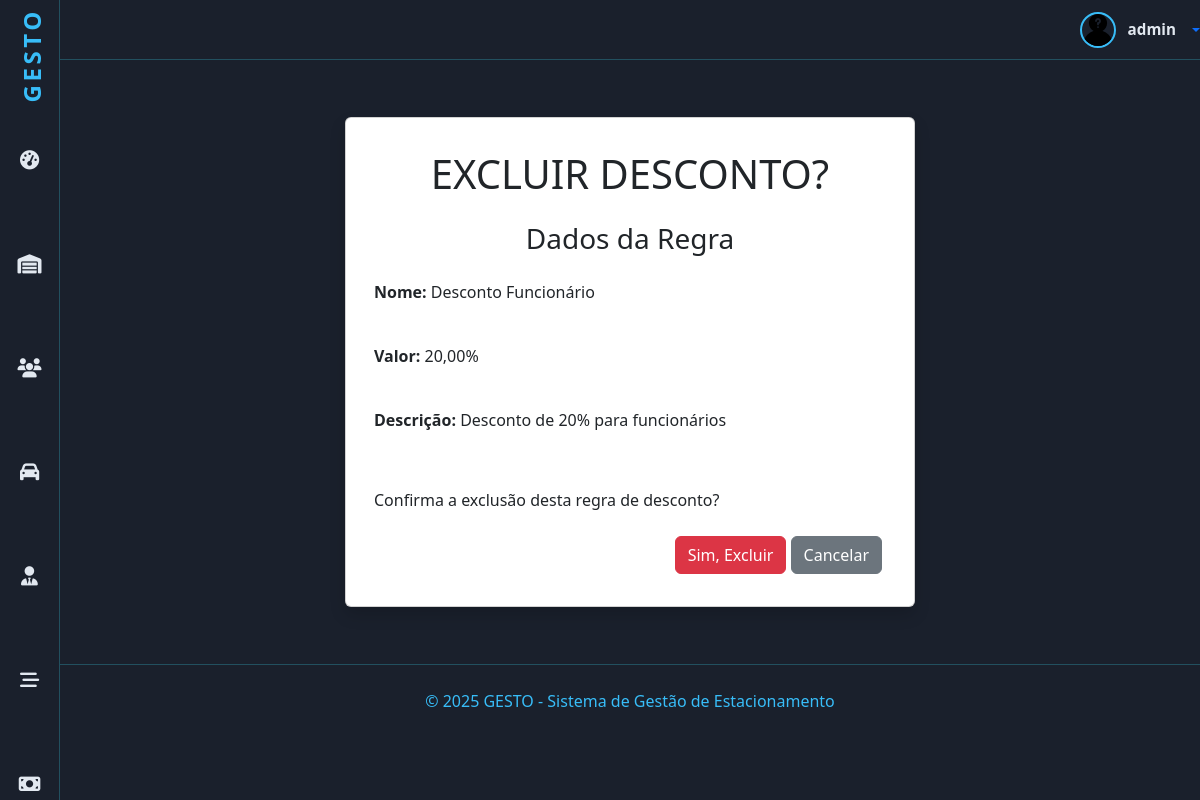
Page /valores/descontos/apagar/1/ (signed in) on the committed database.
### valores/models.py (models this page shows, shortened)
class Desconto(models.Model):
    DESCONTO_CHOICES = (
        ('PERCENTUAL', 'Percentual (%)'),
        ('FIXO', 'Valor Fixo (R$)'),
    )
    nome = models.CharField('Nome do desconto', max_length=100, help_text='Ex: Desconto para funcionário')
    tipo = models.CharField('Tipo de desconto', max_length=20, choices=DESCONTO_CHOICES, default='PERCENTUAL')
    valor = models.DecimalField('Valor do desconto', max_digits=8, decimal_places=2,
                                help_text='Desconto máximo de 100% ou de R$100')
    descricao = models.TextField('Descrição', max_length=300, blank=True, null=True)
    status = models.BooleanField('Ativo', default=True, help_text='Marque para ativar este desconto')
    codigo_interno = models.CharField('Código Interno',max_length=50,unique=True,blank=True,null=True,
                                      help_text='Identificador único para regras do sistema')
    class Meta:
        verbose_name = 'Desconto'
        verbose_name_plural = 'Descontos'

### valores/views.py (the view)
# urls.py: path('descontos/apagar/<int:pk>/', DescontoDeleteView.as_view(), name='desconto_apagar'),
class DescontoDeleteView(PermissionRequiredMixin, SuccessMessageMixin, DeleteView):
    permission_required = "valores.delete_desconto"
    permission_denied_required = "Apagar desconto"
    model = Desconto
    form_class = DescontoForm
    template_name = "descontos/desconto_apagar.html"
    success_url = reverse_lazy('descontos')
    success_message = "Desconto apagado com sucesso."

### valores/templates/descontos/desconto_apagar.html (shortened to what this page needs)
{% extends 'principal.html' %}
{% load django_bootstrap5 %}
{% block content %}
<div id="dados">
    <div class="card shadow m-3 col-md-6 mx-auto">
        <div class="card-body">
            <div class="row p-3">
                <h1 class="text-center">EXCLUIR DESCONTO?</h1>
                <h3 class="text-center mt-3">Dados da Regra</h3>
                <p class="p-2 mt-2"><strong>Nome: </strong>{{ object.nome }}</p>
                <p class="p-2 mt-2"><strong>Valor: </strong>{% if desconto.tipo == 'PERCENTUAL' %}
                        {{ desconto.valor }}%
                        {% else %}
                        R$ {{ desconto.valor }}
                        {% endif %}</p>
                <p class="p-2 mt-2"><strong>Descrição: </strong>{{ object.descricao }}</p>
                <p class="p-2 mt-4">Confirma a exclusão desta regra de desconto?</p>
                <form method="POST">
                    <div class="text-end">
                        <button type="submit" class="btn btn-danger">Sim, Excluir</button>
                        <a href="{% url 'descontos' %}" class="btn btn-secondary">Cancelar</a>
                    </div>
                </form>
            </div>
        </div>
    </div>
</div>
{% endblock %}

### home/templates/principal.html (shortened to what this page needs)
<!doctype html>
{% load static %}
{% load django_bootstrap5 %}
<html lang="pt-br">
<head>
    {% block head %}
    {% include "head.html" %}
    {% endblock %}
</head>
<body>
<header id="header-top" role="banner" aria-label="Cabeçalho superior">
    <div class="dropdown">
        <a href="#" class="user-profile text-decoration-none dropdown-toggle" data-bs-toggle="dropdown"
           aria-expanded="false">
            {% if user.is_authenticated %}
                {% if user.funcionario.foto %}
                    <img src="{{ user.funcionario.foto.url }}" alt="Avatar do utilizador"/>
                {% else %}
                    <img src="{% static 'img/desconhecido.png' %}" alt="Avatar do utilizador"/>
                {% endif %}
                <span>{{ user.username }}</span>
            {% else %}
                <i class="fas fa-sign-in-alt me-2"></i>
                <span>Acesso</span>
            {% endif %}
        </a>
    </div>
</header>
{% if request.user.is_authenticated %}
    <nav id="sidebar" aria-label="Menu principal">
        <div class="logo" aria-label="Logo GESTO">
            <a href="{% url 'index' %}"
               class="nav-link {% if request.resolver_match.url_name == 'index' %}active{% endif %}">GESTO</a>
        </div>
        <div data-bs-spy="scroll"  data-bs-offset="0" data-bs-smooth-scroll="true" class="scrollspy" tabindex="0">
      <ul class="nav flex-column" role="menu" aria-label="Navegação principal">
            <li class="nav-item" role="none">
                <a href="{% url 'index' %}"
                   class="nav-link {% if request.resolver_match.url_name == 'index' %}active{% endif %}">
                    <i class="fa-solid fa-gauge-high" aria-hidden="true"></i>
                </a>
            </li>
            <li class="nav-item" role="none">
                <a href="{% url 'estadias' %}"
                   class="nav-link {% if request.resolver_match.url_name == 'estadias' %}active{% endif %}">
                    <i class="fa-solid fa-warehouse" aria-hidden="true"></i>
                </a>
            </li>
            <li class="nav-item" role="none">
                <a href="{% url 'clientes' %}"
                   class="nav-link {% if request.resolver_match.url_name == 'clientes' %}active{% endif %}">
                    <i class="fas fa-users"></i>
                </a>
            </li>
            <li class="nav-item" role="none">
                <a href="{% url 'veiculos' %}"
                   class="nav-link {% if request.resolver_match.url_name == 'veiculos' %}active{% endif %}">
                    <i class="fas fa-car" aria-hidden="true"></i>
                </a>
            </li>
           <li class="nav-item" role="none">
                <a href="{% url 'funcionarios' %}"
                   class="nav-link {% if request.resolver_match.url_name == 'funcionarios' %}active{% endif %}">
                    <i class="fas fa-user-tie" aria-hidden="true"></i>
                </a>
            </li>
            <li class="nav-item" role="none">
                <a href="{% url 'vagas' %}"
                   class="nav-link {% if request.resolver_match.url_name == 'vagas' %}active{% endif %}">
                    <i class="fas fa-stream" aria-hidden="true"></i>
                </a>
            </li>
            <li class="nav-item" role="none">
                <a href="{% url 'valores' %}"
                   class="nav-link {% if request.resolver_match.url_name == 'valores' %}active{% endif %}">
                    <i class="fa-solid fa-money-bill" aria-hidden="true"></i>
                </a>
            </li>
        </ul>
    </div>
    </nav>
{% endif %}
{% block content %}{% endblock %}
{% block footer %}
{% include "footer.html" %}
{% endblock %}
</body>
</html>

### home/templates/head.html (style rules this page uses)
:root { --bg-primary: #1a202c; --bg-card: #2d3748; --text-primary: #e2e8f0; --highlight: #38bdf8; --border-subtle: rgba(56, 223, 248, 0.25); --table-row-alt: #374151; }
.scrollspy { position: relative; height: 100vh; margin-top: .5rem; overflow: auto; -ms-overflow-style: none; scrollbar-width: none; }
body { background-color: var(--bg-primary); color: var(--text-primary); font-family: "Segoe UI", Tahoma, Geneva, Verdana, sans-serif; min-height: 100vh; overflow-x: hidden; margin-left: 5%; }
#dados { margin-top: 5%; margin-bottom: 5%; }
#sidebar { background-color: var(--bg-primary); min-height: 100vh; width: 5%; position: fixed; top: 0; left: 0; padding-top: 0.5rem; display: flex; flex-direction: column; align-items: center; border-right: 1px solid var(--border-subtle); z-index: 1030; transition: 0.7s ease-out; margin-bottom: 10%; }
#sidebar .logo { font-weight: 700; font-size: 1.5rem; color: var(--highlight); margin-bottom: 2rem; user-select: none; writing-mode: vertical-rl; transform: rotate(180deg); letter-spacing: 0.15em; text-align: center; width: 32px; }
#sidebar ul.nav { list-style: none; padding: 0; margin: 0; width: 100%; margin-bottom: 10%; padding-bottom: 30%; }
#sidebar ul.nav li { width: 100%; margin-bottom: 1.5rem; text-align: center; }
#sidebar ul.nav li a { color: var(--text-primary); font-size: 1.2rem; display: block; width: 100%; padding: 0.2rem 0; transition: color 0.3s; position: relative; }
#header-top { height: 60px; border-bottom: 1px solid var(--border-subtle); display: flex; align-items: center; justify-content: flex-end; gap: 1.5rem; margin-bottom: 2rem; color: var(--text-primary); }
#header-top .user-profile { display: flex; align-items: center; gap: 0.75rem; cursor: pointer; user-select: none; }
#header-top .user-profile img { width: 36px; height: 36px; border-radius: 50%; border: 2px solid var(--highlight); object-fit: cover; }
#header-top .user-profile span { font-weight: 600; font-size: 0.95rem; color: var(--text-primary); white-space: nowrap; }

### rows in the picture
Desconto: nome "Desconto Funcionário", valor "20,00", descricao "Desconto de 20% para funcionários"

### other values in the picture
{{ user.username }} "admin"
